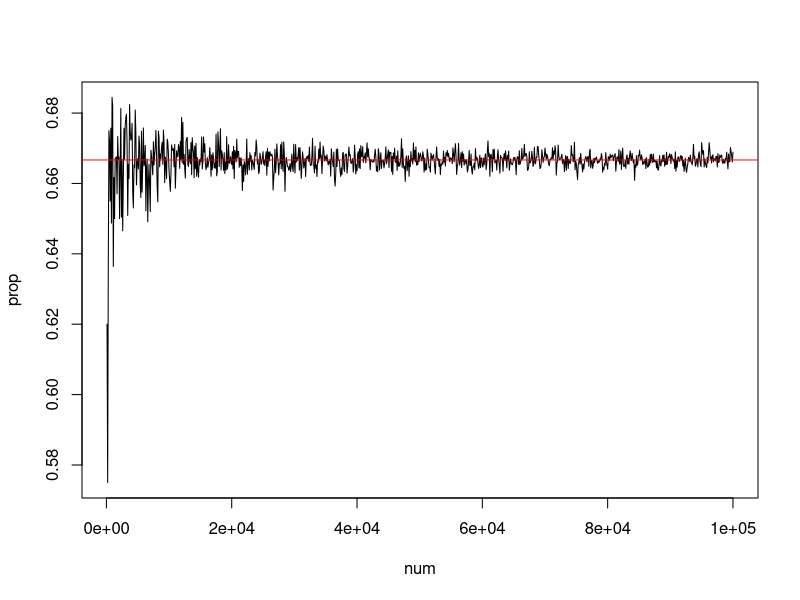

Recreate this plot in R.
#Function for simulating uniform(7, 13) random variables and determining the proportion greater than or equal to 9
# n : sample size
# print : TRUE/FALSE for printing vector with observations and true/false-ness

simulation<-function(n, print)
{
  #Generate n random uniform observations on (7,13)
  obs<-runif(n, 7, 13)

  #If print=T, print vector of observations and vector of T/F values
  if(print==T){
    print(obs)
    print((obs>=9)==TRUE)
  }

  #Count proportion where >=9 is true out of n observations
  sum((obs>=9&obs<=13)==TRUE)/n

}

#Test for sample of size 10 with output printed.
simulation(10,T)

#Test for larger sample sizes
simulation(100,F)
simulation(10000,F)
simulation(100000,F)
simulation(1000000,F)

#Create an empty numeric vector
prop<-vector('numeric')

#Create a vector with 1000 instances of function with sample size increasing by 100
for(k in 1:1000){

  prop<-c(prop,simulation(100*k,F))

}

#Create a vector of possible sample sizes
num<-c(1:1000)
num<-num*100

#Plot sample size vs proportion, "l" option says to plot using a line
plot(num, prop, type="l", lheight=1.5)
abline(h=(2/3), col="red")
